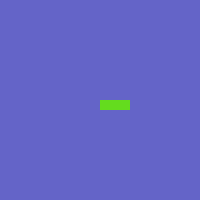
Frame 1 (no input)
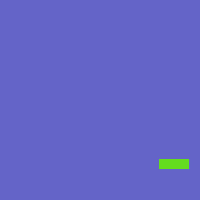
Frame 60 (the mouse pressed at the canvas centre just before this capture)
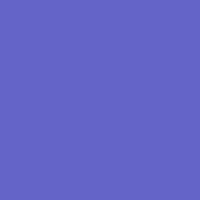
Frame 120 (the mouse held since frame 60 and released just before this capture)

The Processing sketch that drew these frames (run headless with seeded random() and noise(); from frame 60 on, the mouse is pressed at the canvas centre):

// Processing sketch: Animation
// ── Animation.pde
float x=100;
float y=100;

void setup(){
  size(200,200);
  noStroke();
}

void draw(){
  background(100,100,200);
  rectangle();
  move();
  
}

void rectangle() {
  fill(100,220,30);
  rect(x,y,30,10);
}

void move() {
  x=x+1;
  y=y+1; 
  if(x>width) {
    x=-30;
    y=-30;
  }
}
